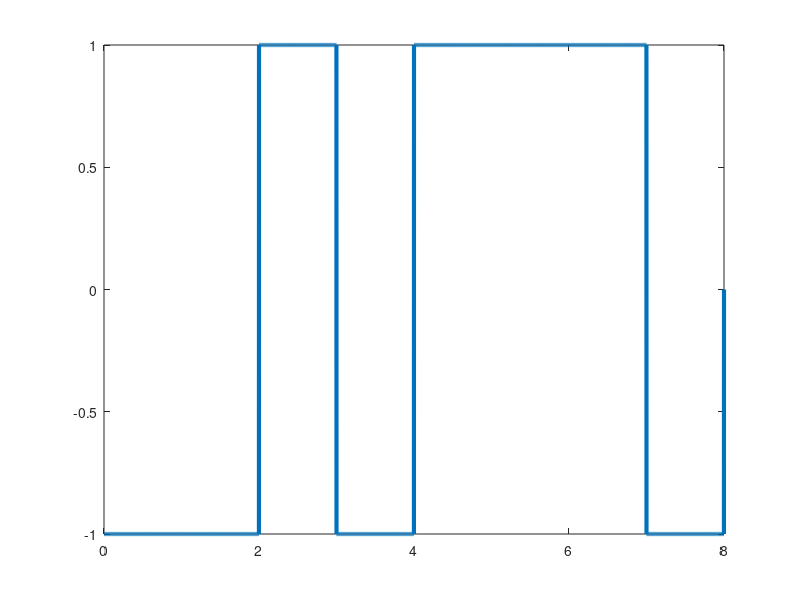

Recreate this plot in MATLAB.
bits=[1 0 1 1 1 0 0 1];
bitrate=1;
n=1000;
T=length(bits)/bitrate;
N=n*length(bits);
dt=T/N;
t=0:dt:T;
x=zeros(1,length(t));
lastbit=1;
for i=1:length(bits)
    if bits(i)==1
        x((i-1)*n+1:i*n)= -lastbit;
         lastbit=-lastbit;
    else   x((i-1)*n+1:i*n)= lastbit;
    end
end
plot(t,x,'Linewidth',3);
counter=0;
lastbit=1;
for i=1:length(t)
    if t(i)>counter
        counter=counter+1;
        if x(i)~=lastbit
        result(counter)=1;
        lastbit=-lastbit;
        else result(counter)=0;
        end
    end
end
disp('NRZ-I Decoding:');
disp(result);
